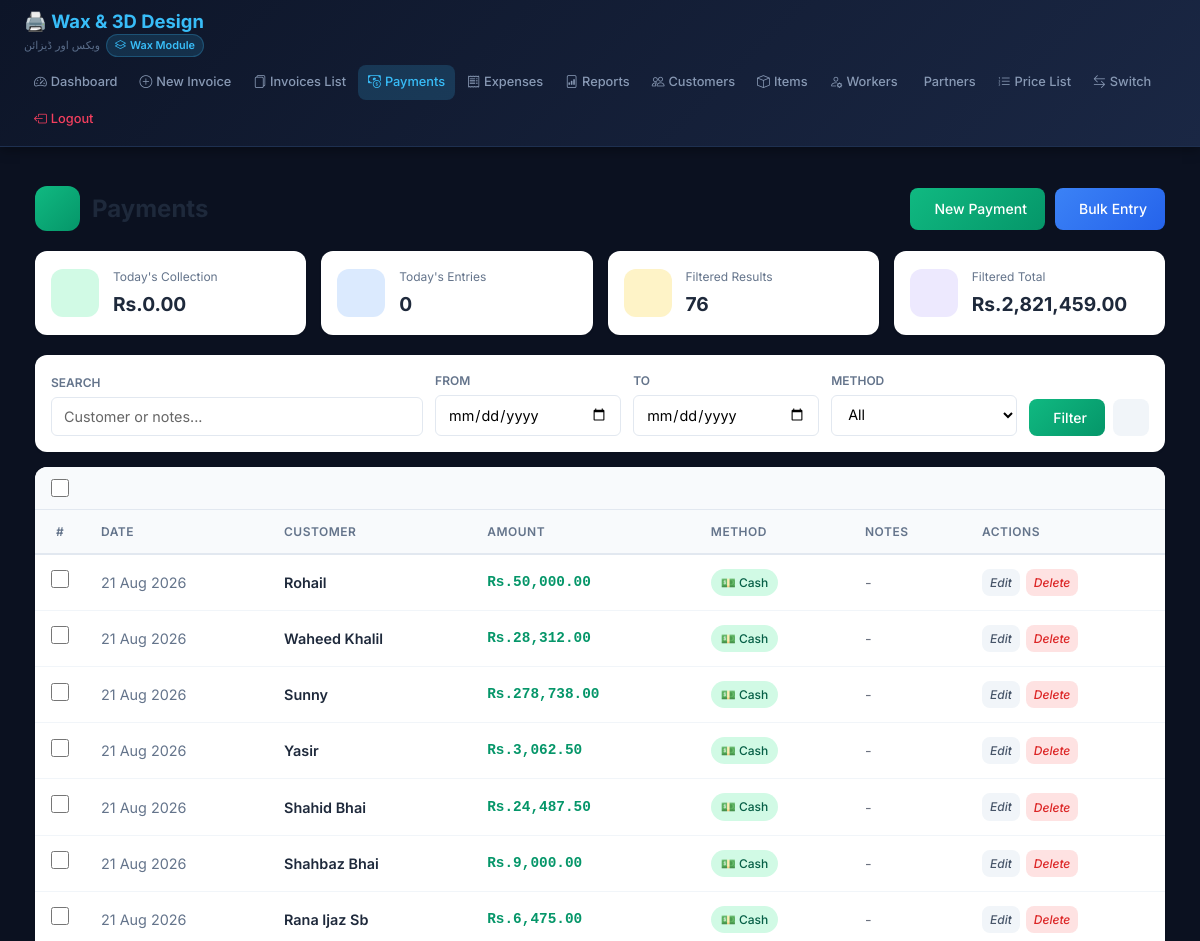
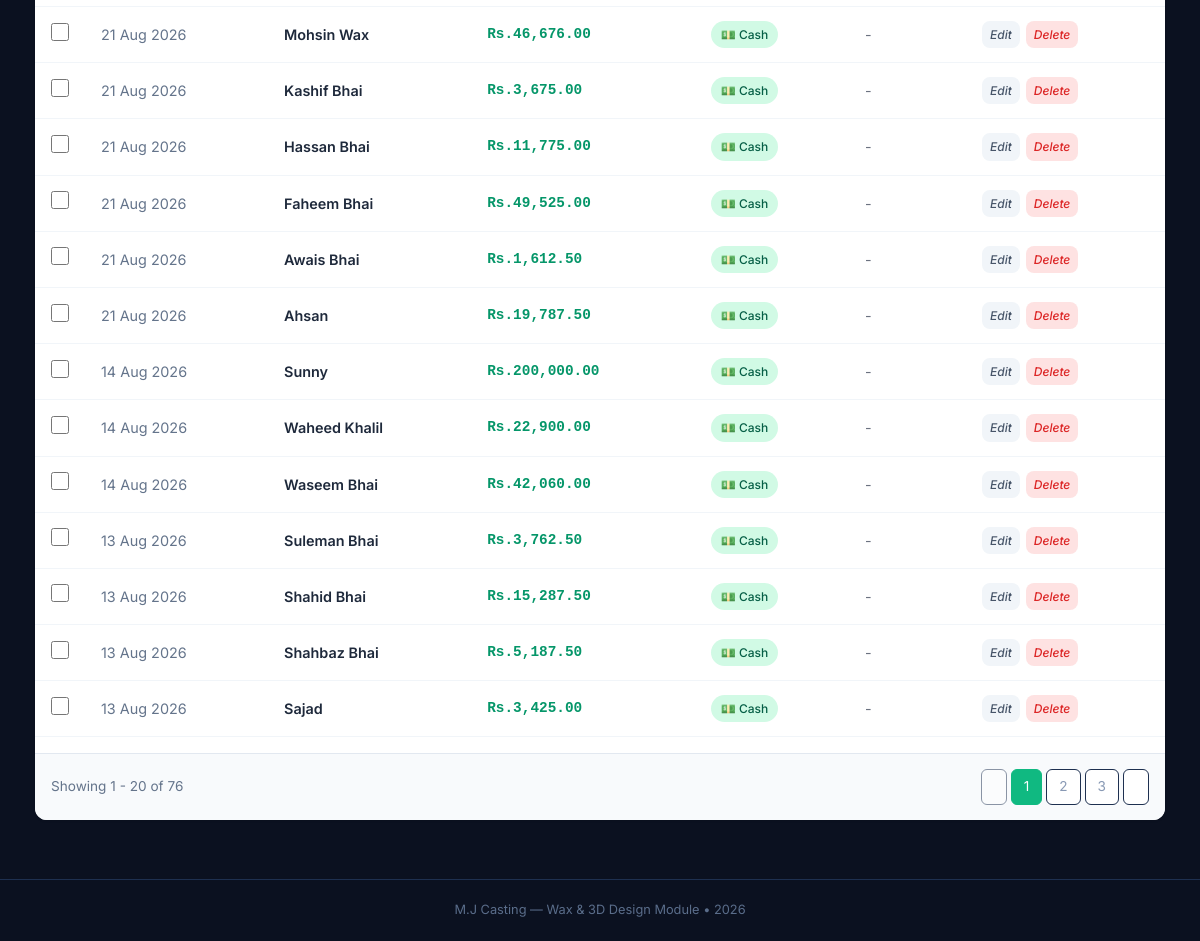
/wax/payments.php (signed in), run on the app's committed database (2 pictures, top to bottom).
### tables this page shows
CREATE TABLE `wax_payments` (
  `id` int(11) NOT NULL,
  `customer_id` int(11) NOT NULL,
  `amount` decimal(12,2) NOT NULL,
  `payment_date` date NOT NULL,
  `method` enum('cash','bank','check') DEFAULT 'cash',
  `notes` text DEFAULT NULL,
  `created_at` timestamp NOT NULL DEFAULT current_timestamp()
);

CREATE TABLE `wax_customers` (
  `id` int(11) NOT NULL,
  `name` varchar(100) NOT NULL,
  `contact` varchar(50) DEFAULT NULL,
  `address` text DEFAULT NULL,
  `opening_balance` decimal(10,2) DEFAULT 0.00,
  `billing_style` enum('weekly','monthly','cash') DEFAULT 'cash',
  `active` tinyint(1) DEFAULT 1,
  `created_at` timestamp NOT NULL DEFAULT current_timestamp()
);

### wax/payments.php (the view, shortened to what this page needs)
<?php
$pdo = getDB();
$search = $_GET['search'] ?? '';
$dateFrom = $_GET['date_from'] ?? '';
$dateTo = $_GET['date_to'] ?? '';
$method = $_GET['method'] ?? '';
$page = max(1, intval($_GET['page'] ?? 1));
$limit = 20;
$offset = ($page - 1) * $limit;
$where = "WHERE 1=1";
$params = [];
$stmtCount = $pdo->prepare("SELECT COUNT(*) as total_count, COALESCE(SUM(amount), 0) as total_amount FROM wax_payments p JOIN wax_customers c ON p.customer_id = c.id $where");
$stmtCount->execute($params);
$countResult = $stmtCount->fetch(PDO::FETCH_ASSOC);
$total_rows = intval($countResult['total_count'] ?? 0);
$total_amount = floatval($countResult['total_amount'] ?? 0);
$total_pages = max(1, ceil($total_rows / $limit));
$sql = "
    SELECT p.*, c.name as customer_name
    FROM wax_payments p
    JOIN wax_customers c ON p.customer_id = c.id
    $where
    ORDER BY p.payment_date DESC, p.id DESC
    LIMIT $limit OFFSET $offset
";
$stmt = $pdo->prepare($sql);
$stmt->execute($params);
$payments = $stmt->fetchAll(PDO::FETCH_ASSOC);
$todayStmt = $pdo->query("SELECT COUNT(*) as today_count, COALESCE(SUM(amount), 0) as today_amount FROM wax_payments WHERE payment_date = CURDATE()");
$todayStats = $todayStmt->fetch(PDO::FETCH_ASSOC);
$todayCount = intval($todayStats['today_count'] ?? 0);
$todayAmount = floatval($todayStats['today_amount'] ?? 0);
include __DIR__ . '/templates/header.php';
?>
<div class="payments-page">
    <div class="page-header">
        <div class="page-title">
            <div class="icon"><i class="fas fa-hand-holding-usd"></i></div>
            <h1>Payments</h1>
        </div>
        <div class="header-actions">
            <a href="payment_create.php" class="btn btn-primary">
                <i class="fas fa-plus"></i> New Payment
            </a>
            <a href="bulk_payment.php" class="btn btn-info">
                <i class="fas fa-layer-group"></i> Bulk Entry
            </a>
        </div>
    </div>
    <div class="stats-row">
        <div class="stat-card">
            <div class="stat-icon green"><i class="fas fa-rupee-sign"></i></div>
            <div class="stat-info">
                <small>Today's Collection</small>
                <strong>Rs.<?= number_format($todayAmount, 2) ?></strong>
            </div>
        </div>
        <div class="stat-card">
            <div class="stat-icon blue"><i class="fas fa-receipt"></i></div>
            <div class="stat-info">
                <small>Today's Entries</small>
                <strong><?= $todayCount ?></strong>
            </div>
        </div>
        <div class="stat-card">
            <div class="stat-icon yellow"><i class="fas fa-filter"></i></div>
            <div class="stat-info">
                <small>Filtered Results</small>
                <strong><?= number_format($total_rows) ?></strong>
            </div>
        </div>
        <div class="stat-card">
            <div class="stat-icon purple"><i class="fas fa-calculator"></i></div>
            <div class="stat-info">
                <small>Filtered Total</small>
                <strong>Rs.<?= number_format($total_amount, 2) ?></strong>
            </div>
        </div>
    </div>
    <div class="filter-card">
        <form method="GET" id="filterForm">
            <div class="filter-row">
                <div class="filter-group" style="flex: 2;">
                    <label><i class="fas fa-search"></i> Search</label>
                    <input type="text" name="search" class="filter-input"
                           placeholder="Customer or notes..." value="<?= htmlspecialchars($search) ?>">
                </div>
                <div class="filter-group">
                    <label><i class="fas fa-calendar"></i> From</label>
                    <input type="date" name="date_from" class="filter-input" value="<?= htmlspecialchars($dateFrom) ?>">
                </div>
                <div class="filter-group">
                    <label><i class="fas fa-calendar"></i> To</label>
                    <input type="date" name="date_to" class="filter-input" value="<?= htmlspecialchars($dateTo) ?>">
                </div>
                <div class="filter-group">
                    <label><i class="fas fa-credit-card"></i> Method</label>
                    <select name="method" class="filter-input">
                        <option value="">All</option>
                    </select>
                </div>
                <div class="filter-actions">
                    <button type="submit" class="btn btn-primary"><i class="fas fa-search"></i> Filter</button>
                    <a href="payments.php" class="btn btn-secondary"><i class="fas fa-times"></i></a>
                </div>
            </div>
        </form>
    </div>
    <form method="POST" id="bulkForm">
        <div class="table-card">
            <div class="table-header">
                <div class="table-header-left">
                    <input type="checkbox" class="custom-checkbox" id="selectAll" onclick="toggleAll(this)">
                </div>
            </div>
            <div class="table-scroll">
                <table>
                    <thead>
                        <tr>
                            <th class="checkbox-cell">#</th>
                            <th>Date</th>
                            <th>Customer</th>
                            <th>Amount</th>
                            <th>Method</th>
                            <th>Notes</th>
                            <th>Actions</th>
                        </tr>
                    </thead>
                    <tbody>
                        <?php if (empty($payments)): ?>
                            <tr>
                                <td colspan="7">
                                    <div class="empty-state">
                                        <i class="fas fa-inbox"></i>
                                        <p>No payments found</p>
                                    </div>
                                </td>
                            </tr>
                        <?php else: ?>
                            <?php foreach ($payments as $p): ?>
                                <tr data-id="<?= $p['id'] ?>">
                                    <td class="checkbox-cell">
                                        <input type="checkbox" name="bulk_delete_ids[]" value="<?= $p['id'] ?>"
                                               class="row-checkbox custom-checkbox" onchange="updateSelection()">
                                    </td>
                                    <td class="date-cell" data-label="Date">
                                        <?= date('d M Y', strtotime($p['payment_date'])) ?>
                                    </td>
                                    <td data-label="Customer">
                                        <span class="customer-name"><?= htmlspecialchars($p['customer_name']) ?></span>
                                    </td>
                                    <td class="amount-cell" data-label="Amount">
                                        Rs.<?= number_format(floatval($p['amount']), 2) ?>
                                    </td>
                                    <td data-label="Method">
                                        <?php
                                        $methodClass = $p['method'] ?? 'cash';
                                        $icons = ['cash' => '💵', 'bank' => '🏦'];
                                        ?>
                                        <span class="method-badge <?= $methodClass ?>">
                                            <?= ($icons[$methodClass] ?? '') . ' ' . ucfirst($methodClass) ?>
                                        </span>
                                    </td>
                                    <td class="notes-cell" data-label="Notes" title="<?= htmlspecialchars($p['notes'] ?? '') ?>">
                                        <?= htmlspecialchars($p['notes'] ?? '') ?: '-' ?>
                                    </td>
                                    <td data-label="Actions">
                                        <div class="action-btns">
                                            <a href="payment_edit.php?id=<?= $p['id'] ?>" class="btn btn-secondary btn-xs">
                                                <i class="fas fa-edit">Edit</i>
                                            </a>
                                            <button type="button" class="btn btn-danger btn-xs" onclick="deleteSingle(<?= $p['id'] ?>)">
                                                <i class="fas fa-trash">Delete</i>
                                            </button>
                                        </div>
                                    </td>
                                </tr>
                            <?php endforeach; ?>
                        <?php endif; ?>
                    </tbody>
                </table>
            </div>
            <?php if ($total_pages > 1): ?>
                <div class="pagination">
                    <div class="pagination-info">
                        Showing <?= $offset + 1 ?> - <?= min($offset + $limit, $total_rows) ?> of <?= $total_rows ?>
                    </div>
                    <div class="pagination-links">
                        <?php
                        $queryParams = http_build_query(array_filter([
                            'search' => $search,
                            'date_from' => $dateFrom,
                            'date_to' => $dateTo,
                            'method' => $method
                        ]));
                        ?>
                        <a href="?page=<?= max(1, $page - 1) ?>&<?= $queryParams ?>"
                           class="page-link <?= $page <= 1 ? 'disabled' : '' ?>">
                        </a>
                        <?php for ($i = max(1, $page - 2); $i <= min($total_pages, $page + 2); $i++): ?>
                            <a href="?page=<?= $i ?>&<?= $queryParams ?>"
                               class="page-link <?= $i == $page ? 'active' : '' ?>"><?= $i ?></a>
                        <?php endfor; ?>
                        <a href="?page=<?= min($total_pages, $page + 1) ?>&<?= $queryParams ?>"
                           class="page-link <?= $page >= $total_pages ? 'disabled' : '' ?>">
                        </a>
                    </div>
                </div>
            <?php endif; ?>
        </div>
    </form>
</div>
<?php include __DIR__ . '/templates/footer.php'; ?>

### wax/templates/header.php (style rules this page uses)
*, *::before, *::after { box-sizing: border-box; margin: 0; padding: 0; }
:root { --primary: #38bdf8; --primary-dark: #0284c7; --success: #10b981; --danger: #f43f5e; --warning: #f59e0b; --border: #1e3050; --bg-card: #131c31; --bg-body: #0b1120; --text-primary: #e8edf5; --text-secondary: #8899b4; --text-muted: #5a6d8a; --shadow: 0 2px 8px rgba(0,0,0,0.3); }
html, body { width: 100%; min-height: 100vh; font-family: 'Inter', -apple-system, sans-serif; background: var(--bg-body); color: var(--text-primary); line-height: 1.6; }
label { display: block; margin-bottom: 6px; font-weight: 500; font-size: 0.85rem; color: var(--text-secondary); }
input, select, textarea { width: 100%; padding: 10px 14px; border: 1px solid var(--border); border-radius: 8px; font-size: 0.9rem; background: #fff; color: #000; font-family: 'Inter', sans-serif; transition: border-color 0.2s; }
input::placeholder, textarea::placeholder { color: #666; opacity: 1; }
select option { background: #fff; color: #000; padding: 5px; }
select option:checked { background: #38bdf8; color: #000; }
table { width: 100%; border-collapse: collapse; }
th, td { padding: 10px 12px; text-align: left; border-bottom: 1px solid var(--border); font-size: 0.88rem; }
th { background: #1a2744; color: var(--text-secondary); font-weight: 600; font-size: 0.78rem; text-transform: uppercase; letter-spacing: 0.05em; }
.btn { display: inline-flex; align-items: center; gap: 5px; padding: 9px 18px; border-radius: 8px; font-size: 0.85rem; font-weight: 600; text-decoration: none; border: none; cursor: pointer; transition: all 0.2s; font-family: 'Inter', sans-serif; }
.btn-primary { background: var(--primary); color: #000; }
.btn-danger { background: var(--danger); color: #fff; }
.btn-secondary { background: #1a2744; color: var(--text-primary); border: 1px solid var(--border); }
.pagination { display: flex; gap: 4px; justify-content: center; margin-top: 16px; }
.pagination a { padding: 6px 12px; border: 1px solid var(--border); border-radius: 6px; text-decoration: none; color: var(--text-secondary); font-size: 0.85rem; transition: all 0.2s; }
.pagination .active { background: var(--primary); color: #000; border-color: var(--primary); }

### data on the page
wax_payments: payment_date "21 Aug 2026", customer.name "Rohail", amount "50,000.00", method "💵", method "Cash", notes "-"
wax_payments: payment_date "21 Aug 2026", customer.name "Waheed Khalil", amount "28,312.00", method "💵", method "Cash", notes "-"
wax_payments: payment_date "21 Aug 2026", customer.name "Sunny", amount "278,738.00", method "💵", method "Cash", notes "-"
wax_payments: payment_date "21 Aug 2026", customer.name "Yasir", amount "3,062.50", method "💵", method "Cash", notes "-"
wax_payments: payment_date "21 Aug 2026", customer.name "Shahid Bhai", amount "24,487.50", method "💵", method "Cash", notes "-"
wax_payments: payment_date "21 Aug 2026", customer.name "Shahbaz Bhai", amount "9,000.00", method "💵", method "Cash", notes "-"
wax_payments: payment_date "21 Aug 2026", customer.name "Rana Ijaz Sb", amount "6,475.00", method "💵", method "Cash", notes "-"
wax_payments: payment_date "21 Aug 2026", customer.name "Mohsin Wax", amount "46,676.00", method "💵", method "Cash", notes "-"
wax_payments: payment_date "21 Aug 2026", customer.name "Kashif Bhai", amount "3,675.00", method "💵", method "Cash", notes "-"
wax_payments: payment_date "21 Aug 2026", customer.name "Hassan Bhai", amount "11,775.00", method "💵", method "Cash", notes "-"
wax_payments: payment_date "21 Aug 2026", customer.name "Faheem Bhai", amount "49,525.00", method "💵", method "Cash", notes "-"
wax_payments: payment_date "21 Aug 2026", customer.name "Awais Bhai", amount "1,612.50", method "💵", method "Cash", notes "-"
wax_payments: payment_date "21 Aug 2026", customer.name "Ahsan", amount "19,787.50", method "💵", method "Cash", notes "-"
wax_payments: payment_date "14 Aug 2026", customer.name "Sunny", amount "200,000.00", method "💵", method "Cash", notes "-"
wax_payments: payment_date "14 Aug 2026", customer.name "Waheed Khalil", amount "22,900.00", method "💵", method "Cash", notes "-"
wax_payments: payment_date "14 Aug 2026", customer.name "Waseem Bhai", amount "42,060.00", method "💵", method "Cash", notes "-"
wax_payments: payment_date "13 Aug 2026", customer.name "Suleman Bhai", amount "3,762.50", method "💵", method "Cash", notes "-"
wax_payments: payment_date "13 Aug 2026", customer.name "Shahid Bhai", amount "15,287.50", method "💵", method "Cash", notes "-"
wax_payments: payment_date "13 Aug 2026", customer.name "Shahbaz Bhai", amount "5,187.50", method "💵", method "Cash", notes "-"
wax_payments: payment_date "13 Aug 2026", customer.name "Sajad", amount "3,425.00", method "💵", method "Cash", notes "-"

### other printed values
$todayAmount "0.00"
$todayCount "0"
$total_rows "76"
$total_amount "2,821,459.00"
$offset + 1 "1"
min($offset + $limit, $total_rows) "20"
